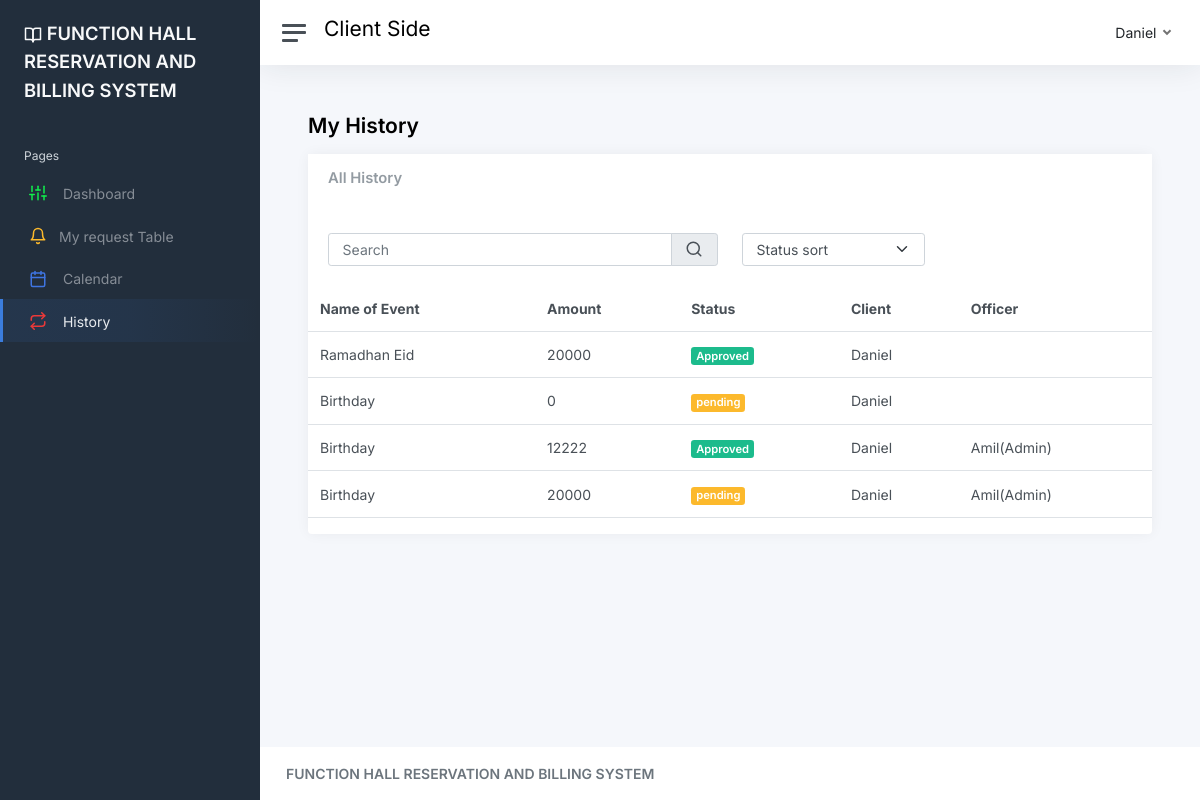
Screenshot of /customer/History.php (signed in) with the database file from the repository.
### tables this page shows
CREATE TABLE `customer` (
  `Customer_id` int(11) NOT NULL,
  `Fullname` varchar(50) NOT NULL,
  `Lastname` varchar(30) NOT NULL,
  `Affiliation` varchar(50) NOT NULL,
  `Phone No` varchar(11) NOT NULL,
  `Email` varchar(50) NOT NULL,
  `middle` varchar(20) NOT NULL,
  `gender` varchar(12) NOT NULL,
  `Username` varchar(50) NOT NULL,
  `Password` varchar(50) NOT NULL,
  `Status` int(11) NOT NULL
);

CREATE TABLE `history` (
  `H_id` int(11) NOT NULL,
  `Event_name` varchar(400) NOT NULL,
  `Event_status` varchar(20) NOT NULL,
  `Amount` int(11) NOT NULL,
  `Event_date` date NOT NULL,
  `Cid` int(11) DEFAULT NULL,
  `U_id` int(11) DEFAULT NULL
);

CREATE TABLE `user` (
  `User_id` int(7) NOT NULL,
  `Username` varchar(20) NOT NULL,
  `Password` varchar(20) NOT NULL,
  `Fullname` varchar(20) NOT NULL,
  `Email` varchar(50) NOT NULL,
  `Gender` varchar(12) NOT NULL,
  `middle` varchar(50) NOT NULL,
  `Last` varchar(20) NOT NULL,
  `Phone` varchar(12) NOT NULL,
  `role` varchar(50) NOT NULL,
  `Status` int(11) NOT NULL
);

### customer/model/class_model.php (called while the page is built, shortened)
<?php
	class class_model{
		public $host = db_host;
		public $user = db_user;
		public $pass = db_pass;
		public $dbname = db_name;
		public $conn;
		private function connect(){
			$this->conn = new mysqli($this->host, $this->user, $this->pass, $this->dbname);
		}
		public function user_profile($user_id) {
			$stmt = $this->conn->prepare("SELECT * FROM `customer` WHERE `Customer_id` = ?") or die($this->conn->error);
			$stmt->bind_param("i", $user_id);
			if ($stmt->execute()) {
				$result = $stmt->get_result();
				$fetch = $result->fetch_array();
				return array(
					'Customer_id ' => $fetch['Customer_id'],
					'Fullname' => $fetch['Fullname'],
					'Affiliation' => $fetch['Affiliation'],
					'Phone No' => $fetch['Phone No'],
					'Email' => $fetch['Email'],
					'Username' => $fetch['Username'],
					'Password' => $fetch['Password'],
					'Status' => $fetch['Status']
				);
			}
		}
		public function fetchAll_customer($ids){
            $sql = "SELECT * FROM customer WHERE `Customer_id` = ?";
				$stmt = $this->conn->prepare($sql);
			    $stmt->bind_param("i", $ids);
				$stmt->execute();
				$result = $stmt->get_result();
		        $data = array();
		         while ($row = $result->fetch_assoc()) {
		                   $data[] = $row;
		            }
		         return $data;
		  }
		public function fetchAll_history($my_id){
            $sql = "SELECT * FROM History WHERE `Cid` = ? ";
				$stmt = $this->conn->prepare($sql);
				$stmt ->bind_param('s',$my_id);
				$stmt->execute();
				$result = $stmt->get_result();
		        $data = array();
		         while ($row = $result->fetch_assoc()) {
		                   $data[] = $row;
		            }
		         return $data;
		  }
		  public function fetchAll_Us($Uids){
            $sql = "SELECT * FROM user WHERE `User_id` = ?";
				$stmt = $this->conn->prepare($sql);
			    $stmt->bind_param("i", $Uids);
				$stmt->execute();
				$result = $stmt->get_result();
		        $data = array();
		         while ($row = $result->fetch_assoc()) {
		                   $data[] = $row;
		            }
		         return $data;
		  }
			}
?>

### customer/History.php (the view, shortened to what this page needs)
<!DOCTYPE html>
<html lang="en">
<head>
	<link href="css/app.css" rel="stylesheet">
</head>
<body>
	<div class="wrapper">
		<?php include('includes/sidebar.php'); ?>
		<div class="main">
		<?php include('includes/header.php'); ?>
			<main class="content">
				<div class="container-fluid p-0">
					<h1 class="h3 mb-3">  <strong>My History</strong></h1>
					<?php
    $conn = new class_model();
	$my_id = $_SESSION['Customer_id'];
    $mybooking = $conn->fetchAll_history($my_id);
    ?>
					<div class="row">
	<div class="col-12 col-lg-12 col-xxl-12 d-flex">
		<div class="card flex-fill">
			<div class="card-header">
				<h5 class="card-title ">All History</h5>
			</div>
			<div class="card-body">
  <div class="row">
    <div class="col-lg-6">
      <div class="input-group">
        <input name="search" type="text" class="form-control" placeholder="Search">
        <span class="input-group-text"><i data-feather="search"></i></span>
      </div>
    </div>
    <div class="col-lg-3">
      <select id="sortStatus" class="form-select ms-auto">
        <option value="all" selected>Status sort</option>
      </select>
    </div>
  </div>
</div>
<div class="table-responsive">
			<table class="table table-hover ">
				<thead>
					<tr>
						<th>Name of Event</th>
						<th >Amount</th>
						<th>Status</th>
						<th>Client</th>
						<th >Officer</th>
					</tr>
				</thead>
				<tbody>
					<?php if (!empty($mybooking)) {
						foreach ($mybooking as $row) { ?>
							<tr>
								<td><?= htmlspecialchars($row['Event_name']) ?></td>
								<td >
									<?= htmlspecialchars($row['Amount']) ?>
								</td>
								<td>
										<?php if($row['Event_status']== "Approved"){ ?>
											<span class="badge bg-success">
											Approved
											</span>
										<?php }elseif($row['Event_status']== "Declined"){ ?>
											<span class="badge bg-danger">
											Declined
											</span>
											<?php }elseif($row['Event_status']== "Payable"){ ?>
												<span class="badge bg-primary">
											Payable
											</span>
											<?php }elseif($row['Event_status']== "Expired"){ ?>
												<span class="badge bg-primary">
											Expired
											</span>
											<?php }else{ ?>
												<span class="badge bg-warning">
											pending
											</span>
<?php  } ?>
								</td>
								<td>
										<?php $ids=$row['Cid'];
										$Cname = $conn->fetchAll_customer($ids);
										foreach($Cname as $srow){
											echo $srow['Fullname'];
										}
										?>
									</td>
									<td>
										<?php
										$Uids=$row['U_id'];
										$Ccname = $conn->fetchAll_Us($Uids);
										foreach($Ccname as $row){
											echo $row['Fullname']; echo "("  .$row['role'].")";
										}
										?>
									</td>
							</tr>
					<?php }
					} else { ?>
						<tr>
							<td colspan="8" class="text-center">No booking records found.</td>
						</tr>
					<?php } ?>
				</tbody>
			</table>
		</div>
		</div>
	</div>
</div>
				</div>
			</main>
			<footer class="footer">
				<div class="container-fluid">
					<div class="row text-muted">
						<div class="col-6 text-start">
							<p class="mb-0">
								<a class="text-muted" href="" target="_blank"><strong> FUNCTION HALL RESERVATION AND BILLING SYSTEM </strong></a>
							</p>
						</div>
					</div>
				</div>
			</footer>
		</div>
	</div>
</body>
</html>

### customer/includes/header.php (shortened to what this page needs)
<nav class="navbar navbar-expand navbar-light navbar-bg">
				<a class="sidebar-toggle js-sidebar-toggle">
          <i class="hamburger align-self-center"></i>
        </a>
<h3>Client Side</h3>
				<div class="navbar-collapse collapse">
					<ul class="navbar-nav navbar-align">
						<li class="nav-item dropdown">
							<a class="nav-icon dropdown-toggle" href="#" id="alertsDropdown" data-bs-toggle="dropdown">
							</a>
						</li>
						<li class="nav-item dropdown">
							<a class="nav-icon dropdown-toggle" href="#" id="messagesDropdown" data-bs-toggle="dropdown">
							</a>
						</li>
						<li class="nav-item dropdown">
							<a class="nav-link dropdown-toggle d-none d-sm-inline-block" href="#" data-bs-toggle="dropdown">
   <span class="text-dark"><?= $userinfo['Fullname'] ?></span>
              </a>
						</li>
					</ul>
				</div>
			</nav>

### rows the page displays
customer: Fullname "Daniel"
history: Event_name "Ramadhan Eid", Amount "20000", Event_status "Approved"
history: Event_name "Birthday", Amount "0", Event_status "pending"
history: Event_name "Birthday", Amount "12222", Event_status "Approved"
user: Fullname "Amil", role "Admin"
history: Event_name "Birthday", Amount "20000", Event_status "pending"
